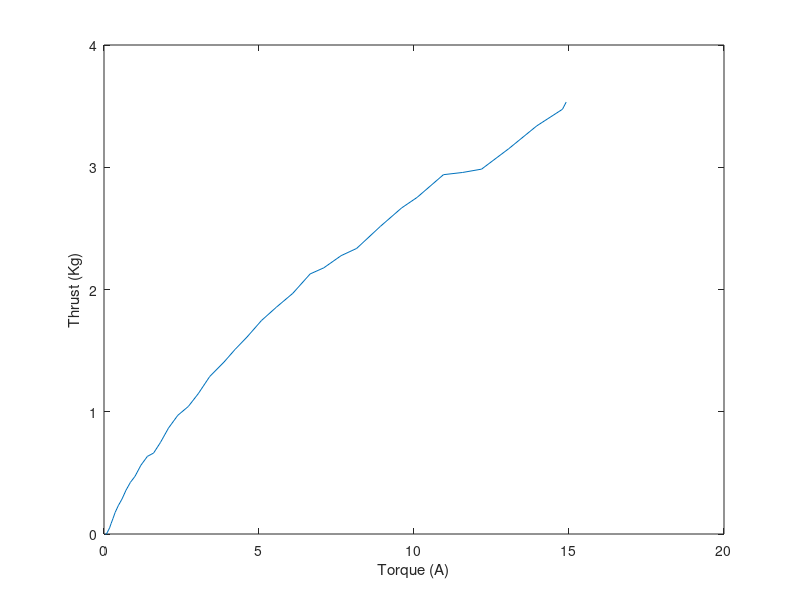
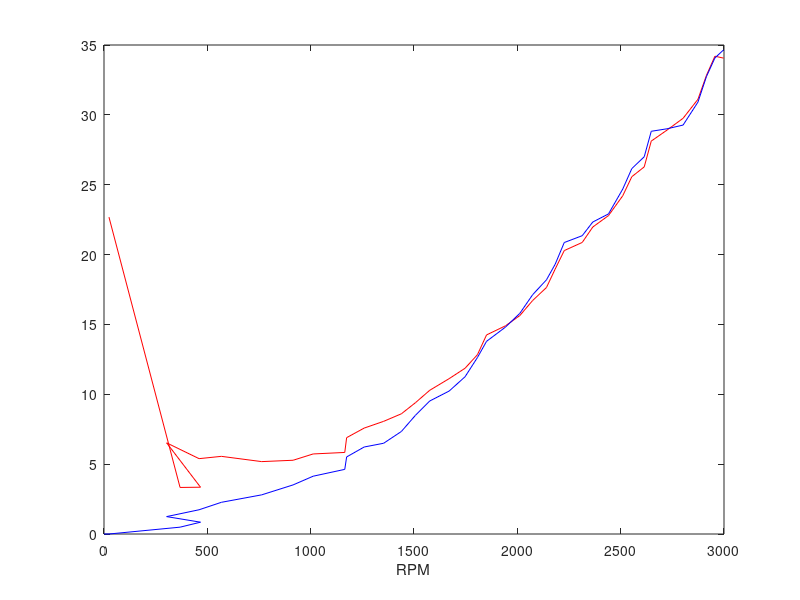
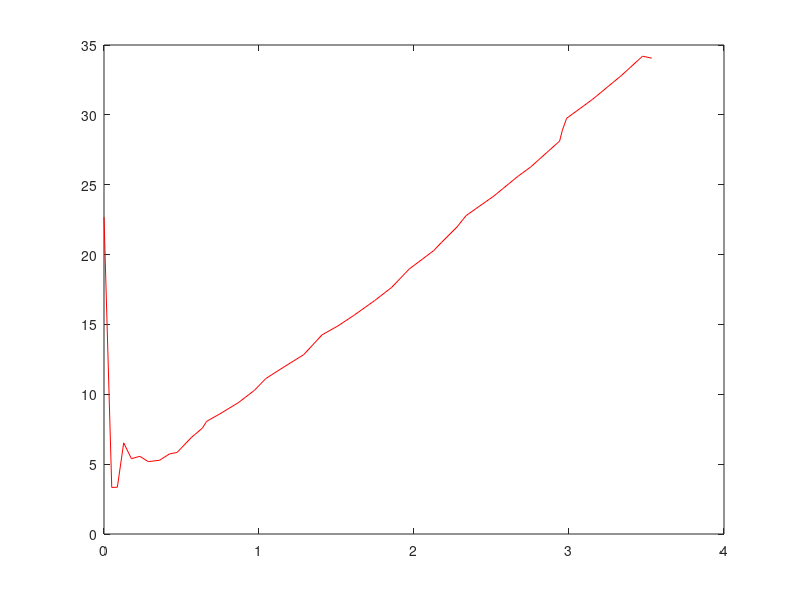

MATLAB code to generate these figures, in order:
%%
clear
load('T200_thruster_data.mat')

%%
% does the motor math make sense?
% compare battery voltage with power/current. Should be the same...
T200.forward.dvoltage = T200.forward.power./(T200.forward.current);
plot(1:41,T200.forward.dvoltage,'-r',1:41,T200.forward.voltage,'-b');
%looks good! (sorta)

%%
% lets try to calculate the motor torque a couple ways and compare.
% P = w*T = V*I, therefore, T = P/w, T = V*I/w
% a*w * (1/a)*T = V * I, (1/a)*T = I
T200.forward.torque = T200.forward.power./(T200.forward.rpm/60*2*pi);
a = T200.forward.torque./T200.forward.current;


%% 
figure(1)
plot(T200.forward.current,T200.forward.thrustkg)
xlabel('Torque (A)')
ylabel('Thrust (Kg)')

%%
figure(2)
a = 60;
plot(T200.forward.rpm,a*T200.forward.torque,'r-'); hold on
plot(T200.forward.rpm,T200.forward.thrustkg.*9.80665,'b-'); hold off
xlabel('RPM')

%%
figure(3)
plot(T200.forward.thrustkg,a*T200.forward.torque,'r-');


